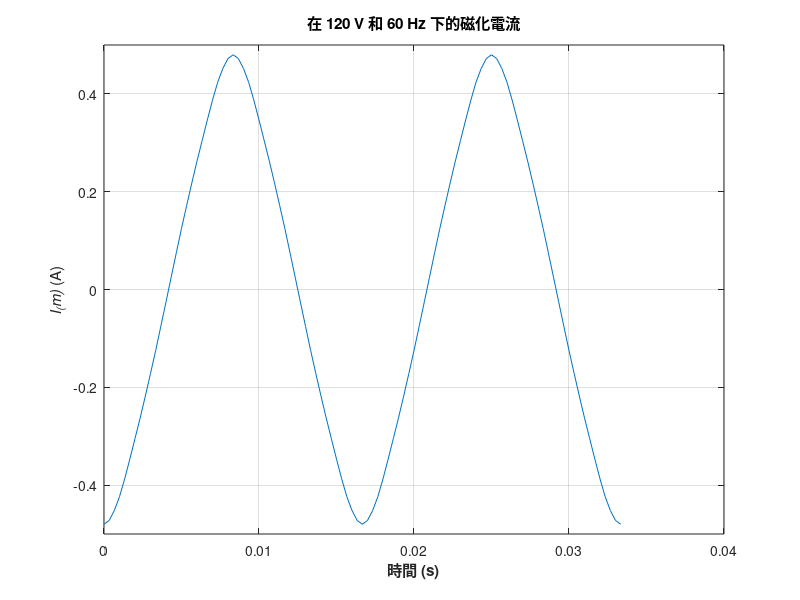
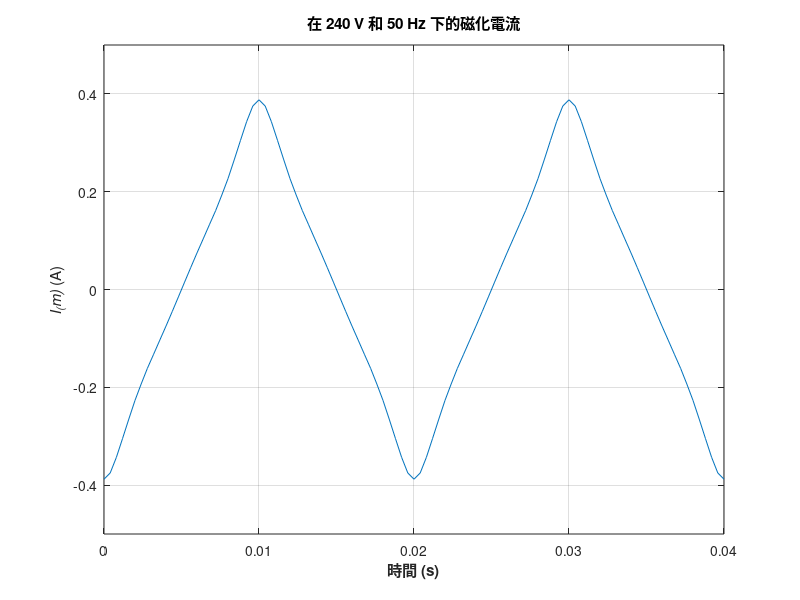

These figures' MATLAB source, in order:
%% (a)
% 假設這個變壓器連接到一個 120 V、60 Hz 的電源，
% 沒有負載連接到 240 V 側。繪製變壓器中流動的磁化電流。
% （如果可用，請使用 MATLAB 準確繪製電流。)
% 磁化電流的 rms 幅度是多少？
% 磁化電流占滿載電流的百分比是多少？
load p22_mag.dat; 
mmf_data = p22_mag(:,1);  % 讀取 mmf (磁動勢) 數據
flux_data = p22_mag(:,2);  % 讀取 flux (磁通) 數據
disp('(a)'); 
% 參數
S = 1000;                   % 顯性功率 (VA)
Vrms = 120;                 % 有效電壓 (V)
VM = Vrms * sqrt(2);        % 最大電壓 (V)
NP = 500;                   % 初級繞組匝數

% 計算 60 Hz 的角速度
freq = 60; % 頻率 (Hz)
w = 2 * pi * freq;

% 計算隨時間變化的磁通
time = 0 : 1/3000 : 1/30;       % 時間從 0 到 1/30 秒
flux = -VM/(w*NP) * cos(w .* time); 

% 計算對應於給定磁通的 mmf
% 使用 MATLAB 的插值函數。
mmf = interp1(flux_data, mmf_data, flux); 

% 計算磁化電流
im = mmf / NP; 

% 計算電流的 rms 值
irms = sqrt(sum(im.^2)/length(im)); 
disp(['在 120 V 和 60 Hz 下的 rms 電流為 ', num2str(irms)]); 

% 計算滿載電流
i_full = S / Vrms; 
% 計算滿載電流的百分比
percnt = irms / i_full * 100; 
disp(['磁化電流佔滿載電流的 ', num2str(percnt), '%。']); 

% 繪製磁化電流
figure('Name', '在 120 V 和 60 Hz 下的磁化電流','NumberTitle','off') 
plot(time, im); 
title ('\bf在 120 V 和 60 Hz 下的磁化電流'); 
xlabel ('\bf時間 (s)'); 
ylabel ('\bf\itI_(m) \rm(A)'); 
axis([0 0.04 -0.5 0.5]); 
grid on;

%% (b) 
% 現在假設這個變壓器連接到 240 V，50 Hz 的電源，
% 沒有負載連接到 120 V 側繪製在變壓器中流動的磁化電流
% 如果可用，請使用 MATLAB 準確計算電流。）
% 磁化電流的 rms 幅度是多少？
% 磁化電流占滿載電流的百分比是多少？
disp('(b)'); 
% 參數 
S = 1000;                   % 顯性功率 (VA) 
Vrms = 240;                 % 有效電壓 (V) 
VM = Vrms * sqrt(2);        % 最大電壓 (V) 
NP = 1000;                  % 初級繞組匝數 

% 計算 50 Hz 的角速度
freq = 50; % 頻率 (Hz) 
w = 2 * pi * freq;

% 計算隨時間變化的磁通                
time = 0 : 1/2500 : 1/25;       % 時間從 0 到 1/25 秒 
flux = -VM/(w * NP) * cos(w .* time); 

% 計算對應於給定磁通的 mmf
% 使用 MATLAB 的插值函數。
mmf = interp1(flux_data, mmf_data, flux); 

% 計算磁化電流 
im = mmf / NP; 

% 計算電流的 rms 值 
irms = sqrt(sum(im .^ 2) / length(im)); 
disp(['在 50 Hz 下的 rms 電流為 ', num2str(irms)]); 

% 計算滿載電流 
i_full = S / Vrms; 

% 計算滿載電流的百分比 
percnt = irms / i_full * 100; 
disp(['磁化電流佔滿載電流的 ', num2str(percnt), '%。']); 

% 繪製磁化電流 
figure('Name', '在 240 V 和 50 Hz 下的磁化電流','NumberTitle','off'); 
plot(time, im); 
title ('\bf在 240 V 和 50 Hz 下的磁化電流'); 
xlabel ('\bf時間 (s)'); 
ylabel ('\bf\itI_(m) \rm(A)'); 
axis([0 0.04 -0.5 0.5]); 
grid on;
%% (c)
% In which case is the magnetization current a higher percentage of full-load current? Why?
% 
disp('(c)'); 
disp('在240V、50Hz的情況下，磁化電流占滿載電流的百分比較高。'); 
disp('因為頻率降低後，為了維持相同的磁通量需要更大的磁化電流，磁化電流增加後，相對於滿載電流的百分比也就提高了，所以在 240V、50Hz 下，磁化電流占滿載電流的比例較高。'); 